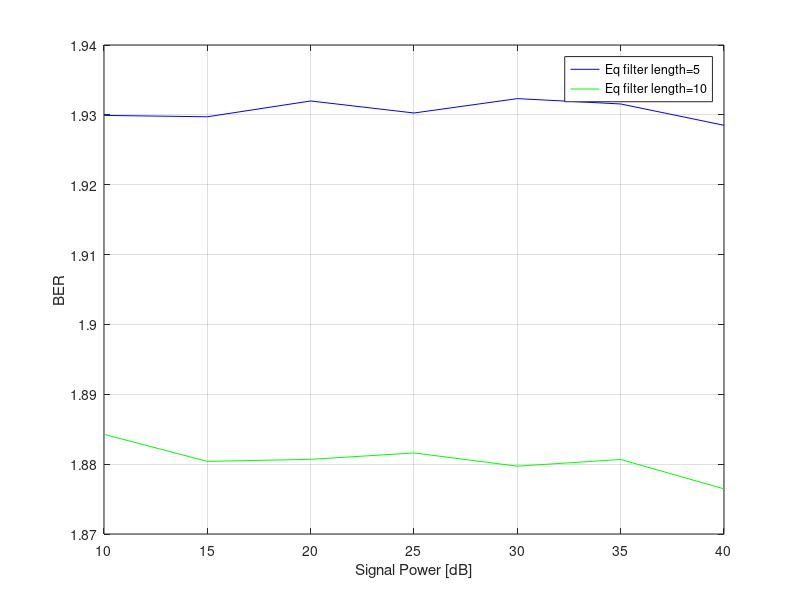

Source code (MATLAB):
close all; clear; clc;

P_db=10:5:40;
L_f=5:5:10;
BER=load("FreqSelBER.mat").BER;

plot(P_db, BER(1,:), '-b'); hold on; grid on;
plot(P_db, BER(2,:), '-g');
xlabel('Signal Power [dB]');
ylabel('BER');
legend('Eq filter length=5', 'Eq filter length=10');